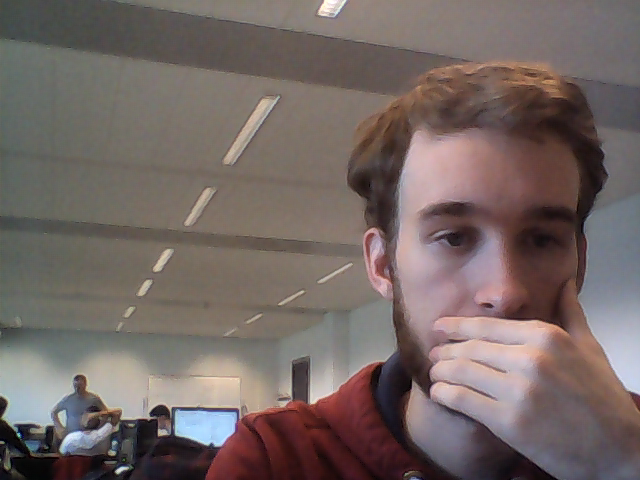
#> input picture server/image-0.png, 640 x 480 px, found by its file name
$ python createTestImgs.py
#> lines starting #> are read from the running program, lines starting #| are printed output that depends on the picture
import os
import cv2
from PIL import ImageEnhance


filters = ['gauss', 'median', 'mean', 'scaled_0.75', 'scaled_0.50','scaled_0.25', 'scaled_0.10', 'sharpen']

def create_filtered_img(case, filter):
#> called with case = 'case17', filter = 'gauss'
    if filter not in filters:
        return
    i = 0
    path = './rgbTestCases/' + case
    img0 = cv2.imread(path + '/image-0.png')
#> img0 is the input picture: shape (480, 640, 3); mean B, G, R 100.4, 103.5, 116.2
    img1 = cv2.imread(path + '/image-1.png')
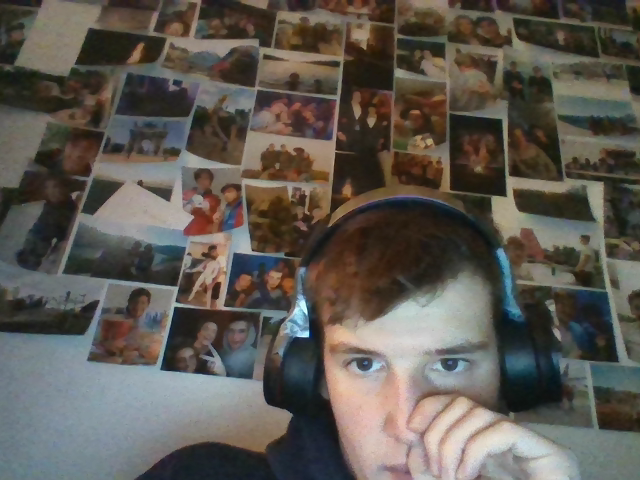
#> input picture server/image-1.png, 640 x 480 px, found by its file name
#> img1 is the input picture: shape (480, 640, 3); mean B, G, R 81.8, 88.8, 93.6
    img2 = cv2.imread(path + '/image-2.png')
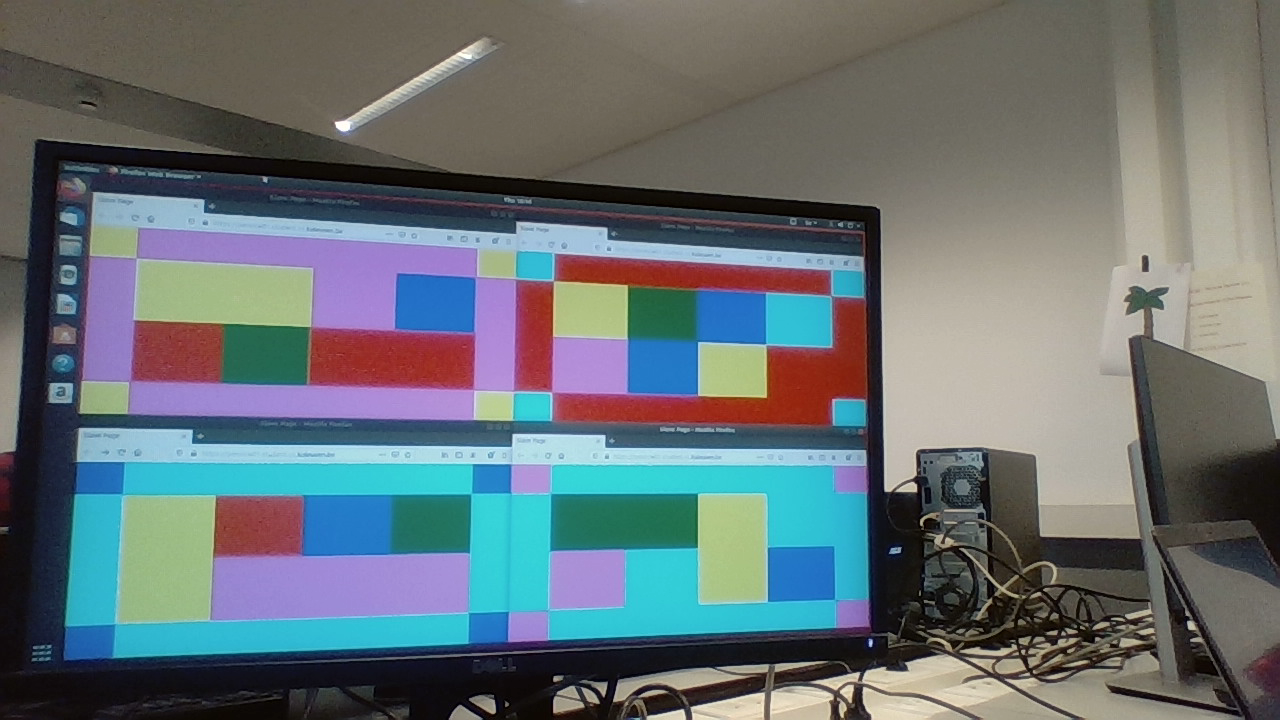
#> input picture ImageProcessingHSL/image-2.png, 1280 x 720 px, found by its file name
#> img2 is the input picture: shape (720, 1280, 3); mean B, G, R 116.2, 113.1, 102.8
    imgs = [img0, img1, img2]
    dirName = path + '/' + str(filter)
    if not os.path.exists(dirName):
        os.mkdir(dirName)
    while i < len(imgs):
        path_out = dirName + '/image-'+ str(i) + '.png'
        if filter == 'gauss':
            temp = gaussian_blur(imgs[i])
            cv2.imwrite(path_out, temp)
        elif filter == 'median':
            temp = median_blur(imgs[i])
            cv2.imwrite(path_out, temp)
        elif filter == 'scaled_0.75':
            temp = rescale_image(imgs[i], 0.75)
            cv2.imwrite(path_out, temp)
        elif filter == 'scaled_0.50':
            temp = rescale_image(imgs[i], 0.50)
            cv2.imwrite(path_out, temp)
        elif filter == 'scaled_0.25':
            temp = rescale_image(imgs[i], 0.25)
            cv2.imwrite(path_out, temp)
        elif filter == 'scaled_0.10':
            temp = rescale_image(imgs[i], 0.10)
            cv2.imwrite(path_out, temp)
        elif filter == 'sharpen':
            temp = sharpen_image(imgs[i], 2)
            cv2.imwrite(path_out, temp)
        elif filter == 'mean':
            temp = mean_blur(imgs[i])
            cv2.imwrite(path_out, temp)
        i += 1
#> this loop made 3 passes
#> path_out on passes 1 to 3: './rgbTestCases/case17/gauss/image-0.png', './rgbTestCases/case17/gauss/image-1.png', './rgbTestCases/case17/gauss/image-2.png'
#> after the loop, i = 3

def gaussian_blur(img):
    gb = cv2.GaussianBlur(img, (3,3), 0)
    return gb

def median_blur(img):
    mb = cv2.medianBlur(img, 5)
    return mb

def mean_blur(img):
    mb = cv2.blur(img, (5,5))
    return mb

def rescale_image(img, amount):
    sc = cv2.resize(img, None,fx=amount, fy=amount)
    return sc
def sharpen_image(img, amount):
#> (the run stopped early here; a loop or call above may not have finished)
